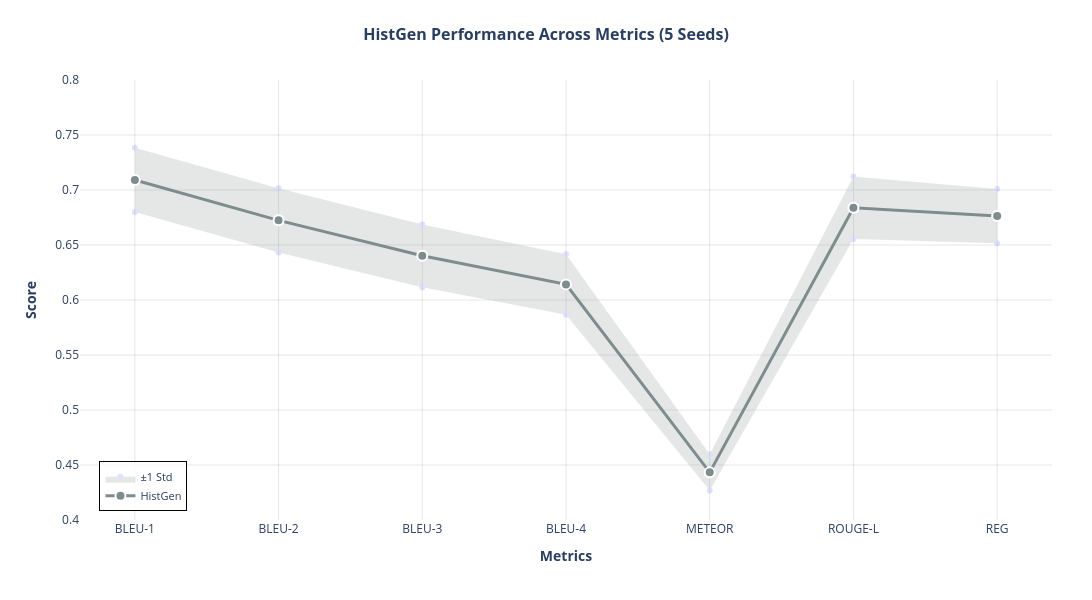
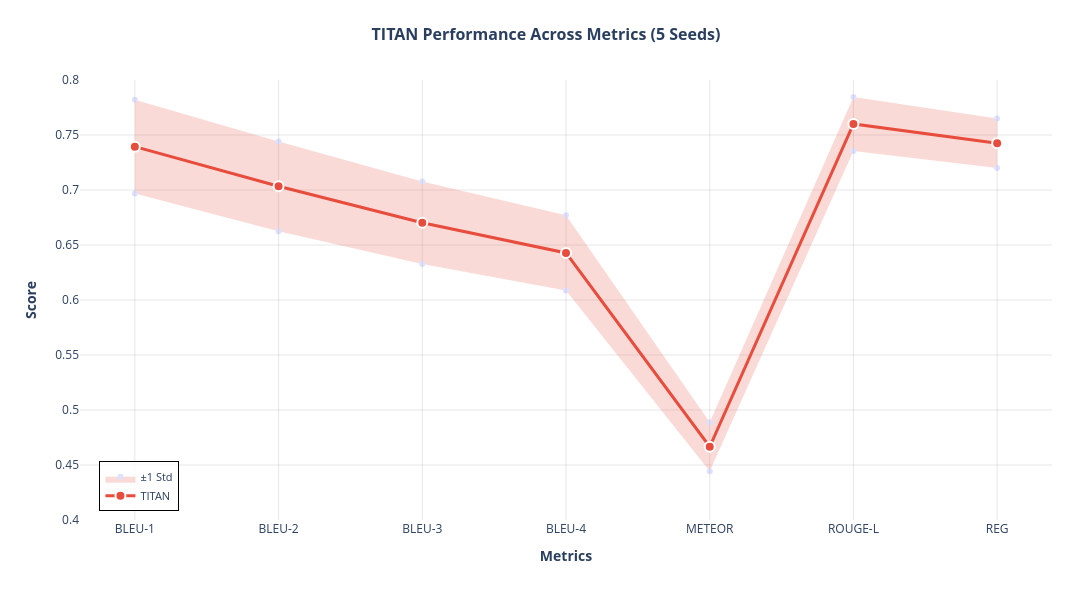
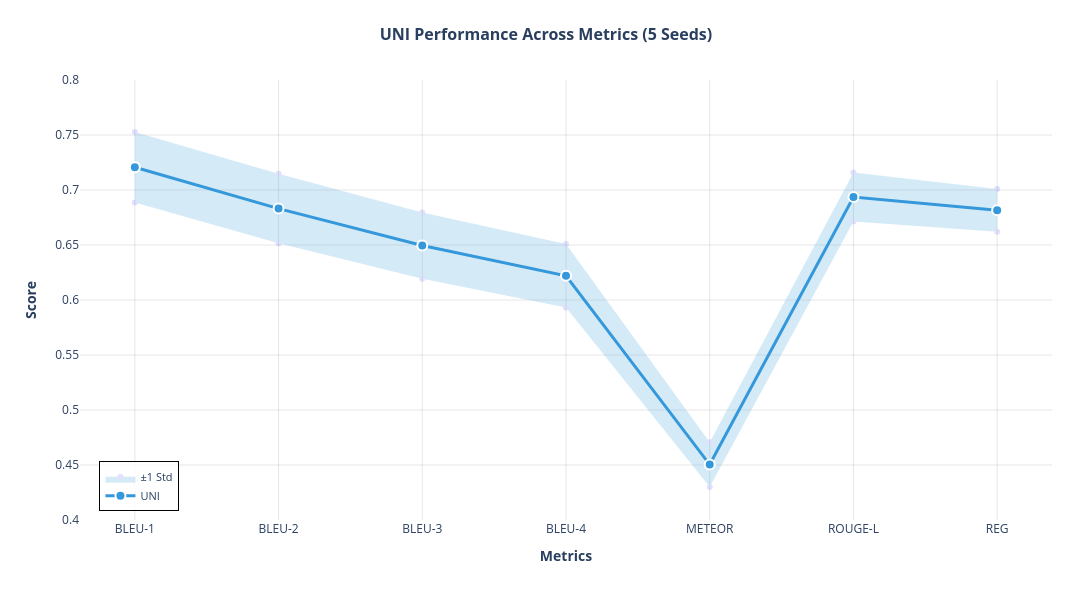
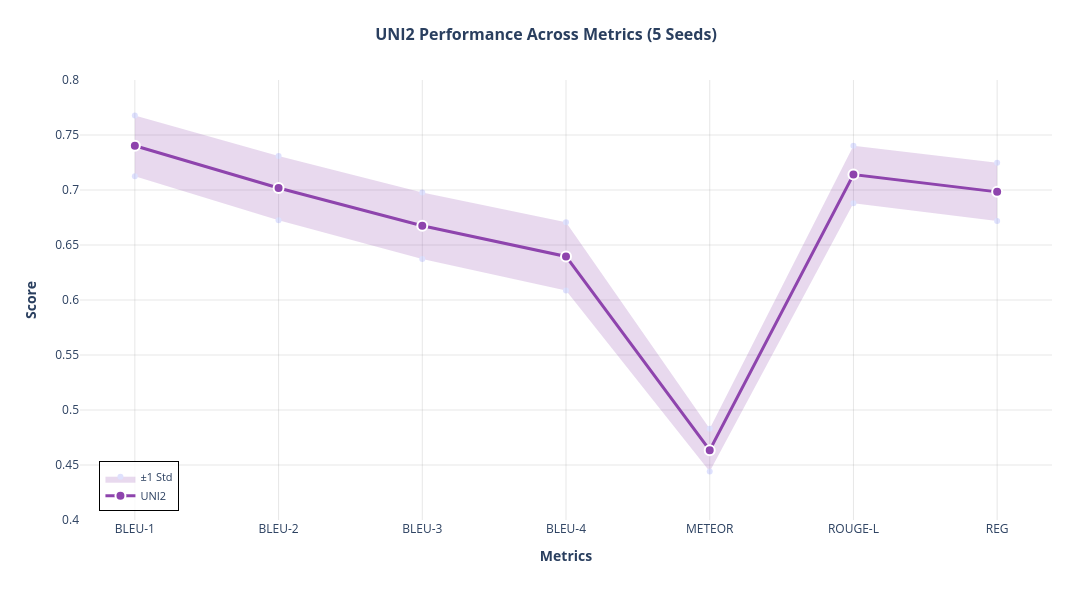

The cell these charts' notebook holds for them, in order:
### Markdown cell above
FINAL CODE BELOW

### Code cell
import pandas as pd
import numpy as np
import plotly.graph_objects as go
import matplotlib.pyplot as plt
import matplotlib

# Set matplotlib to use high-quality settings
matplotlib.rcParams['pdf.fonttype'] = 42
matplotlib.rcParams['ps.fonttype'] = 42
matplotlib.rcParams['font.family'] = 'sans-serif'
matplotlib.rcParams['font.sans-serif'] = ['Arial', 'Helvetica', 'DejaVu Sans']

# Function to parse mean ± std format
def parse_mean_std(value_str):
    parts = value_str.split('±')
    mean = float(parts[0].strip())
    std = float(parts[1].strip())
    return mean, std

# Read the CSV files
corpus_df = pd.read_csv('corpus_scores_summary_formatted.csv')
reg_df = pd.read_csv('reg_scores_summary_formatted.csv')

# Get models and metrics
models = corpus_df['Model'].tolist()
metrics = ['BLEU-1', 'BLEU-2', 'BLEU-3', 'BLEU-4', 'METEOR', 'ROUGE-L', 'REG']

# Define color palette (EXACT SAME for both Plotly and Matplotlib)
model_colors = {
    'HistGen': '#7f8c8d',
    'UNI': '#3498db',
    'UNI2': '#8e44ad',
    'TITAN': '#e74c3c'
}

# Extract data for each model
plot_data = {model: {'means': [], 'stds': []} for model in models}

for model in models:
    for metric in metrics[:-1]:
        value_str = corpus_df.loc[corpus_df['Model'] == model, metric].values[0]
        mean, std = parse_mean_std(value_str)
        plot_data[model]['means'].append(mean)
        plot_data[model]['stds'].append(std)

    reg_value_str = reg_df.loc[reg_df['Model'] == model, 'REG'].values[0]
    mean, std = parse_mean_std(reg_value_str)
    plot_data[model]['means'].append(mean)
    plot_data[model]['stds'].append(std)

print("Data loaded successfully!")
print(f"Models: {models}")
print(f"Metrics: {metrics}\n")

# Store all Plotly figures for display
all_plotly_figures = []

# ============================================================
# PART 1: Individual plots for each model
# ============================================================

for model in models:
    means = np.array(plot_data[model]['means'])
    stds = np.array(plot_data[model]['stds'])
    upper_bound = means + stds
    lower_bound = means - stds
    color = model_colors[model]
    x_pos = np.arange(len(metrics))

    # --- PLOTLY VERSION (Interactive) ---
    fig_plotly = go.Figure()

    # Add shaded region
    fig_plotly.add_trace(go.Scatter(
        x=metrics + metrics[::-1],
        y=list(upper_bound) + list(lower_bound[::-1]),
        fill='toself',
        fillcolor=color,
        opacity=0.2,
        line=dict(width=0),
        showlegend=True,
        name='±1 Std',
        hoverinfo='skip'
    ))

    # Add main line with markers
    fig_plotly.add_trace(go.Scatter(
        x=metrics,
        y=means,
        mode='lines+markers',
        name=model,
        line=dict(color=color, width=3),
        marker=dict(size=10, color=color, line=dict(width=2, color='white')),
        hovertemplate='<b>%{x}</b><br>Score: %{y:.4f}<br>±%{customdata:.4f}<extra></extra>',
        customdata=stds
    ))

    fig_plotly.update_layout(
        title=dict(
            text=f'<b>{model} Performance Across Metrics (5 Seeds)</b>',
            font=dict(size=16),
            x=0.5,
            xanchor='center'
        ),
        xaxis=dict(
            title=dict(text='<b>Metrics</b>', font=dict(size=14)),
            tickfont=dict(size=12),
            showgrid=True,
            gridwidth=1,
            gridcolor='rgba(128,128,128,0.2)'
        ),
        yaxis=dict(
            title=dict(text='<b>Score</b>', font=dict(size=14)),
            tickfont=dict(size=12),
            range=[0.4, 0.8],
            showgrid=True,
            gridwidth=1,
            gridcolor='rgba(128,128,128,0.2)'
        ),
        width=1200,
        height=600,
        margin=dict(l=80, r=40, t=80, b=80, pad=0),
        hovermode='x unified',
        plot_bgcolor='white',
        paper_bgcolor='white',
        legend=dict(
            x=0.02,
            y=0.02,
            bgcolor='rgba(255,255,255,0.8)',
            bordercolor='black',
            borderwidth=1,
            font=dict(size=11)
        )
    )

    # Save interactive HTML
    fig_plotly.write_html(f'model_{model.lower()}_individual.html')
    all_plotly_figures.append((model, fig_plotly))

    # --- MATPLOTLIB VERSION (High-quality PDF/PNG) ---
    fig_mpl, ax = plt.subplots(figsize=(12, 6))

    # Plot shaded region
    ax.fill_between(x_pos, lower_bound, upper_bound, 
                     alpha=0.2, color=color, label='±1 Std')

    # Plot main line with markers
    ax.plot(x_pos, means, marker='o', linewidth=2.5, markersize=8,
            color=color, label=model, markeredgewidth=2, markeredgecolor='white')

    # Styling
    ax.set_xlabel('Metrics', fontsize=14, fontweight='bold')
    ax.set_ylabel('Score', fontsize=14, fontweight='bold')
    ax.set_title(f'{model} Performance Across Metrics', 
                 fontsize=16, fontweight='bold', pad=20)

    ax.set_xticks(x_pos)
    ax.set_xticklabels(metrics, fontsize=12)
    ax.set_ylim(0.4, 0.8)
    ax.set_yticks(np.arange(0.4, 0.85, 0.05))
    ax.tick_params(axis='y', labelsize=11)

    ax.grid(True, alpha=0.3, linestyle='--', linewidth=0.5)
    ax.set_axisbelow(True)
    ax.set_facecolor('white')

    ax.legend(loc='lower left', fontsize=11, framealpha=0.95,
              edgecolor='black', fancybox=False)

    plt.tight_layout()

    # Save high-quality PDF and PNG
    plt.savefig(f'model_{model.lower()}_individual.pdf', dpi=300, bbox_inches='tight')
    plt.savefig(f'model_{model.lower()}_individual.png', dpi=300, bbox_inches='tight')
    plt.close()

    print(f" Created plots for {model}")

# ============================================================
# PART 2: Combined overview plot (all models, NO shading)
# ============================================================

# --- PLOTLY VERSION (Interactive) ---
fig_overview_plotly = go.Figure()

for model in models:
    means = np.array(plot_data[model]['means'])
    stds = np.array(plot_data[model]['stds'])
    color = model_colors[model]

    fig_overview_plotly.add_trace(go.Scatter(
        x=metrics,
        y=means,
        mode='lines+markers',
        name=model,
        line=dict(color=color, width=3),
        marker=dict(size=10, color=color, line=dict(width=2, color='white')),
        hovertemplate='<b>%{fullData.name}</b><br>Metric: %{x}<br>Score: %{y:.4f}<br>±%{customdata:.4f}<extra></extra>',
        customdata=stds
    ))

fig_overview_plotly.update_layout(
    title=dict(
        text='<b>Multi-Metric Performance Comparison Across All Models (5 Seeds)</b>',
        font=dict(size=16),
        x=0.5,
        xanchor='center'
    ),
    xaxis=dict(
        title=dict(text='<b>Metrics</b>', font=dict(size=14)),
        tickfont=dict(size=12),
        showgrid=True,
        gridwidth=1,
        gridcolor='rgba(128,128,128,0.2)'
    ),
    yaxis=dict(
        title=dict(text='<b>Score</b>', font=dict(size=14)),
        tickfont=dict(size=12),
        range=[0.4, 0.8],
        showgrid=True,
        gridwidth=1,
        gridcolor='rgba(128,128,128,0.2)'
    ),
    width=1200,
    height=600,
    margin=dict(l=80, r=40, t=80, b=80, pad=0),
    hovermode='closest',
    plot_bgcolor='white',
    paper_bgcolor='white',
    legend=dict(
        x=0.02,
        y=0.02,
        bgcolor='rgba(255,255,255,0.8)',
        bordercolor='black',
        borderwidth=1,
        font=dict(size=11)
    )
)

fig_overview_plotly.write_html('all_models_overview.html')
all_plotly_figures.append(('Overview', fig_overview_plotly))

# --- MATPLOTLIB VERSION (High-quality PDF/PNG) ---
fig_mpl, ax = plt.subplots(figsize=(12, 6))

x_pos = np.arange(len(metrics))

for model in models:
    means = np.array(plot_data[model]['means'])
    color = model_colors[model]

    ax.plot(x_pos, means, marker='o', linewidth=2.5, markersize=8,
            color=color, label=model, markeredgewidth=2, markeredgecolor='white')

# Styling
ax.set_xlabel('Metrics', fontsize=14, fontweight='bold')
ax.set_ylabel('Score', fontsize=14, fontweight='bold')
ax.set_title('Multi-Metric Performance Comparison Across All Models', 
             fontsize=16, fontweight='bold', pad=20)

ax.set_xticks(x_pos)
ax.set_xticklabels(metrics, fontsize=12)
ax.set_ylim(0.4, 0.8)
ax.set_yticks(np.arange(0.4, 0.85, 0.05))
ax.tick_params(axis='y', labelsize=11)

ax.grid(True, alpha=0.3, linestyle='--', linewidth=0.5)
ax.set_axisbelow(True)
ax.set_facecolor('white')

ax.legend(loc='lower left', fontsize=11, framealpha=0.95,
          edgecolor='black', fancybox=False)

plt.tight_layout()

plt.savefig('all_models_overview.pdf', dpi=300, bbox_inches='tight')
plt.savefig('all_models_overview.png', dpi=300, bbox_inches='tight')
plt.close()

print("\n Created combined overview plot")

# ============================================================
# PART 3: Display all Plotly figures in Jupyter notebook
# ============================================================

print("\n" + "="*70)
print("DISPLAYING ALL INTERACTIVE FIGURES IN JUPYTER")
print("="*70)

for model_name, figure in all_plotly_figures:
    print(f"\nShowing: {model_name}")
    figure.show()

print("\n" + "="*70)
print("SUMMARY OF GENERATED FILES:")
print("="*70)
print("\nIndividual Model Plots:")
for model in models:
    print(f"  {model}:")
    print(f"    - model_{model.lower()}_individual.html")
    print(f"    - model_{model.lower()}_individual.pdf")
    print(f"    - model_{model.lower()}_individual.png")
print("\nCombined Overview Plot:")
print("    - all_models_overview.html")
print("    - all_models_overview.pdf")
print("    - all_models_overview.png")
print("="*70)
print("\n Plotly: Interactive HTML with hover tooltips")
print(" Matplotlib: Vector PDF")
print("="*70)

### Figure 1 — Plotly figure (JSON) as saved in the notebook; plotly's stock layout.template omitted (floating-point values rounded to 4 significant figures)
{"data": [{"fill": "toself", "fillcolor": "#7f8c8d", "hoverinfo": "skip", "line": {"width": 0}, "name": "±1 Std", "opacity": 0.2, "showlegend": true, "type": "scatter", "x": ["BLEU-1", "BLEU-2", "BLEU-3", "BLEU-4", "METEOR", "ROUGE-L", "REG", "REG", "ROUGE-L", "METEOR", "BLEU-4", "BLEU-3", "BLEU-2", "BLEU-1"], "y": [0.7383, 0.7017, 0.6687, 0.6417, 0.4597, 0.7122, 0.7009, 0.6517, 0.6554, 0.4269, 0.5867, 0.6117, 0.6431, 0.6799]}, {"customdata": [0.0292, 0.0293, 0.0285, 0.0275, 0.0164, 0.0284, 0.0246], "hovertemplate": "<b>%{x}</b><br>Score: %{y:.4f}<br>±%{customdata:.4f}<extra></extra>", "line": {"color": "#7f8c8d", "width": 3}, "marker": {"color": "#7f8c8d", "line": {"color": "white", "width": 2}, "size": 10}, "mode": "lines+markers", "name": "HistGen", "type": "scatter", "x": ["BLEU-1", "BLEU-2", "BLEU-3", "BLEU-4", "METEOR", "ROUGE-L", "REG"], "y": [0.7091, 0.6724, 0.6402, 0.6142, 0.4433, 0.6838, 0.6763]}], "layout": {"height": 600, "hovermode": "x unified", "legend": {"bgcolor": "rgba(255,255,255,0.8)", "bordercolor": "black", "borderwidth": 1, "font": {"size": 11}, "x": 0.02, "y": 0.02}, "margin": {"b": 80, "l": 80, "pad": 0, "r": 40, "t": 80}, "paper_bgcolor": "white", "plot_bgcolor": "white", "title": {"font": {"size": 16}, "text": "<b>HistGen Performance Across Metrics (5 Seeds)</b>", "x": 0.5, "xanchor": "center"}, "width": 1200, "xaxis": {"gridcolor": "rgba(128,128,128,0.2)", "gridwidth": 1, "showgrid": true, "tickfont": {"size": 12}, "title": {"font": {"size": 14}, "text": "<b>Metrics</b>"}}, "yaxis": {"gridcolor": "rgba(128,128,128,0.2)", "gridwidth": 1, "range": [0.4, 0.8], "showgrid": true, "tickfont": {"size": 12}, "title": {"font": {"size": 14}, "text": "<b>Score</b>"}}}}

### Figure 2 — Plotly figure (JSON) as saved in the notebook; plotly's stock layout.template omitted (floating-point values rounded to 4 significant figures)
{"data": [{"fill": "toself", "fillcolor": "#e74c3c", "hoverinfo": "skip", "line": {"width": 0}, "name": "±1 Std", "opacity": 0.2, "showlegend": true, "type": "scatter", "x": ["BLEU-1", "BLEU-2", "BLEU-3", "BLEU-4", "METEOR", "ROUGE-L", "REG", "REG", "ROUGE-L", "METEOR", "BLEU-4", "BLEU-3", "BLEU-2", "BLEU-1"], "y": [0.782, 0.7442, 0.7078, 0.677, 0.4888, 0.7846, 0.7651, 0.7199, 0.7354, 0.4444, 0.6086, 0.6328, 0.6626, 0.6968]}, {"customdata": [0.0426, 0.0408, 0.0375, 0.0342, 0.0222, 0.0246, 0.0226], "hovertemplate": "<b>%{x}</b><br>Score: %{y:.4f}<br>±%{customdata:.4f}<extra></extra>", "line": {"color": "#e74c3c", "width": 3}, "marker": {"color": "#e74c3c", "line": {"color": "white", "width": 2}, "size": 10}, "mode": "lines+markers", "name": "TITAN", "type": "scatter", "x": ["BLEU-1", "BLEU-2", "BLEU-3", "BLEU-4", "METEOR", "ROUGE-L", "REG"], "y": [0.7394, 0.7034, 0.6703, 0.6428, 0.4666, 0.76, 0.7425]}], "layout": {"height": 600, "hovermode": "x unified", "legend": {"bgcolor": "rgba(255,255,255,0.8)", "bordercolor": "black", "borderwidth": 1, "font": {"size": 11}, "x": 0.02, "y": 0.02}, "margin": {"b": 80, "l": 80, "pad": 0, "r": 40, "t": 80}, "paper_bgcolor": "white", "plot_bgcolor": "white", "title": {"font": {"size": 16}, "text": "<b>TITAN Performance Across Metrics (5 Seeds)</b>", "x": 0.5, "xanchor": "center"}, "width": 1200, "xaxis": {"gridcolor": "rgba(128,128,128,0.2)", "gridwidth": 1, "showgrid": true, "tickfont": {"size": 12}, "title": {"font": {"size": 14}, "text": "<b>Metrics</b>"}}, "yaxis": {"gridcolor": "rgba(128,128,128,0.2)", "gridwidth": 1, "range": [0.4, 0.8], "showgrid": true, "tickfont": {"size": 12}, "title": {"font": {"size": 14}, "text": "<b>Score</b>"}}}}

### Figure 3 — Plotly figure (JSON) as saved in the notebook; plotly's stock layout.template omitted (floating-point values rounded to 4 significant figures)
{"data": [{"fill": "toself", "fillcolor": "#3498db", "hoverinfo": "skip", "line": {"width": 0}, "name": "±1 Std", "opacity": 0.2, "showlegend": true, "type": "scatter", "x": ["BLEU-1", "BLEU-2", "BLEU-3", "BLEU-4", "METEOR", "ROUGE-L", "REG", "REG", "ROUGE-L", "METEOR", "BLEU-4", "BLEU-3", "BLEU-2", "BLEU-1"], "y": [0.7527, 0.7147, 0.6796, 0.6508, 0.4707, 0.7159, 0.7009, 0.6621, 0.6713, 0.4301, 0.5932, 0.6194, 0.6515, 0.6887]}, {"customdata": [0.032, 0.0316, 0.0301, 0.0288, 0.0203, 0.0223, 0.0194], "hovertemplate": "<b>%{x}</b><br>Score: %{y:.4f}<br>±%{customdata:.4f}<extra></extra>", "line": {"color": "#3498db", "width": 3}, "marker": {"color": "#3498db", "line": {"color": "white", "width": 2}, "size": 10}, "mode": "lines+markers", "name": "UNI", "type": "scatter", "x": ["BLEU-1", "BLEU-2", "BLEU-3", "BLEU-4", "METEOR", "ROUGE-L", "REG"], "y": [0.7207, 0.6831, 0.6495, 0.622, 0.4504, 0.6936, 0.6815]}], "layout": {"height": 600, "hovermode": "x unified", "legend": {"bgcolor": "rgba(255,255,255,0.8)", "bordercolor": "black", "borderwidth": 1, "font": {"size": 11}, "x": 0.02, "y": 0.02}, "margin": {"b": 80, "l": 80, "pad": 0, "r": 40, "t": 80}, "paper_bgcolor": "white", "plot_bgcolor": "white", "title": {"font": {"size": 16}, "text": "<b>UNI Performance Across Metrics (5 Seeds)</b>", "x": 0.5, "xanchor": "center"}, "width": 1200, "xaxis": {"gridcolor": "rgba(128,128,128,0.2)", "gridwidth": 1, "showgrid": true, "tickfont": {"size": 12}, "title": {"font": {"size": 14}, "text": "<b>Metrics</b>"}}, "yaxis": {"gridcolor": "rgba(128,128,128,0.2)", "gridwidth": 1, "range": [0.4, 0.8], "showgrid": true, "tickfont": {"size": 12}, "title": {"font": {"size": 14}, "text": "<b>Score</b>"}}}}

### Figure 4 — Plotly figure (JSON) as saved in the notebook; plotly's stock layout.template omitted (floating-point values rounded to 4 significant figures)
{"data": [{"fill": "toself", "fillcolor": "#8e44ad", "hoverinfo": "skip", "line": {"width": 0}, "name": "±1 Std", "opacity": 0.2, "showlegend": true, "type": "scatter", "x": ["BLEU-1", "BLEU-2", "BLEU-3", "BLEU-4", "METEOR", "ROUGE-L", "REG", "REG", "ROUGE-L", "METEOR", "BLEU-4", "BLEU-3", "BLEU-2", "BLEU-1"], "y": [0.7678, 0.731, 0.6977, 0.6706, 0.483, 0.7403, 0.7248, 0.6718, 0.6879, 0.444, 0.6086, 0.6373, 0.6726, 0.7126]}, {"customdata": [0.0276, 0.0292, 0.0302, 0.031, 0.0195, 0.0262, 0.0265], "hovertemplate": "<b>%{x}</b><br>Score: %{y:.4f}<br>±%{customdata:.4f}<extra></extra>", "line": {"color": "#8e44ad", "width": 3}, "marker": {"color": "#8e44ad", "line": {"color": "white", "width": 2}, "size": 10}, "mode": "lines+markers", "name": "UNI2", "type": "scatter", "x": ["BLEU-1", "BLEU-2", "BLEU-3", "BLEU-4", "METEOR", "ROUGE-L", "REG"], "y": [0.7402, 0.7018, 0.6675, 0.6396, 0.4635, 0.7141, 0.6983]}], "layout": {"height": 600, "hovermode": "x unified", "legend": {"bgcolor": "rgba(255,255,255,0.8)", "bordercolor": "black", "borderwidth": 1, "font": {"size": 11}, "x": 0.02, "y": 0.02}, "margin": {"b": 80, "l": 80, "pad": 0, "r": 40, "t": 80}, "paper_bgcolor": "white", "plot_bgcolor": "white", "title": {"font": {"size": 16}, "text": "<b>UNI2 Performance Across Metrics (5 Seeds)</b>", "x": 0.5, "xanchor": "center"}, "width": 1200, "xaxis": {"gridcolor": "rgba(128,128,128,0.2)", "gridwidth": 1, "showgrid": true, "tickfont": {"size": 12}, "title": {"font": {"size": 14}, "text": "<b>Metrics</b>"}}, "yaxis": {"gridcolor": "rgba(128,128,128,0.2)", "gridwidth": 1, "range": [0.4, 0.8], "showgrid": true, "tickfont": {"size": 12}, "title": {"font": {"size": 14}, "text": "<b>Score</b>"}}}}
